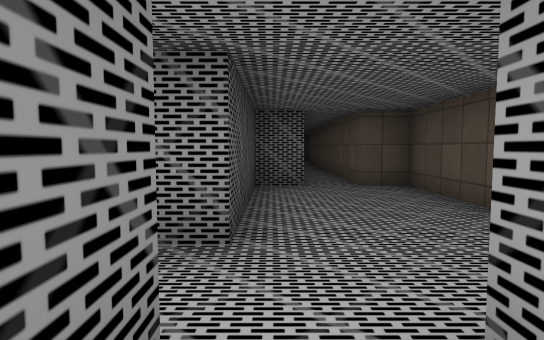
view 1 (above)

24 first-person views from a walk through a scene from a Unity 3-D project. The camera is 1.4 m above the floor, tilts 4° down and sees 80° across. The floor is counted in squares, 2 m on a side. Each view is taken from the middle of a square. On the plan, view 1 faces up. The plan holds only what a view shows up to about 10 squares ahead; the rest is blank. The player character is not drawn. Some animated figures are not drawn. Some surface patterns are stand-ins.

view 2
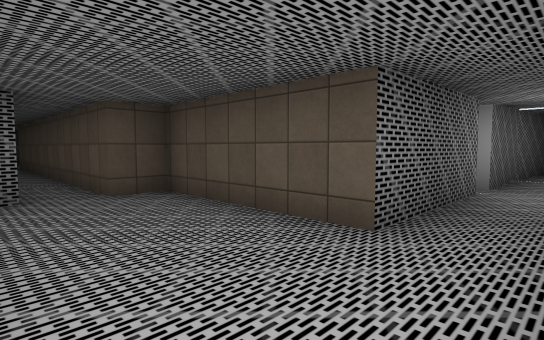

view 3
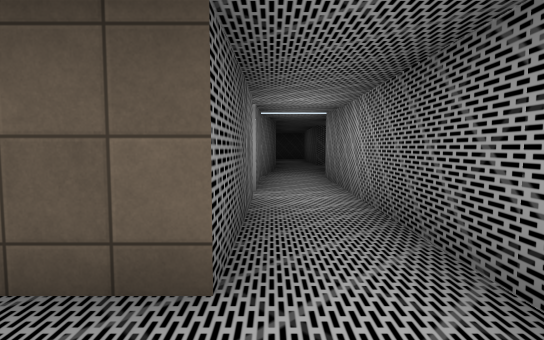

view 4
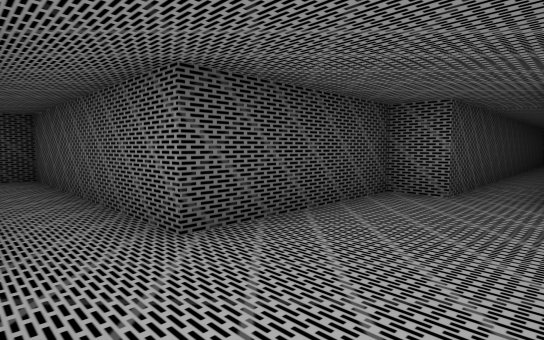

view 5
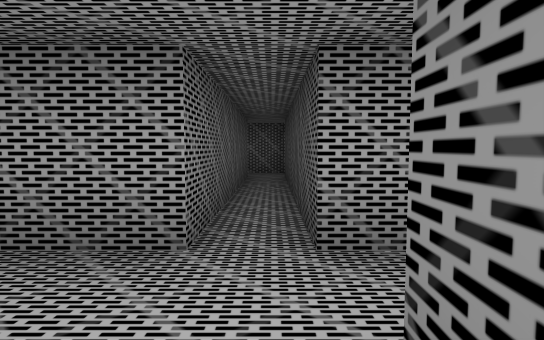

view 6
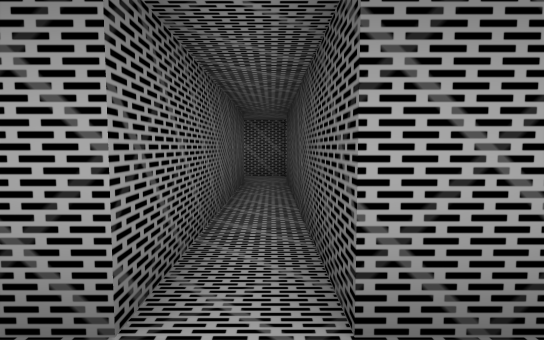

view 7
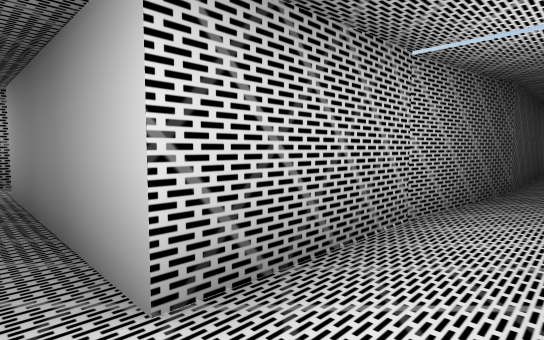

view 8
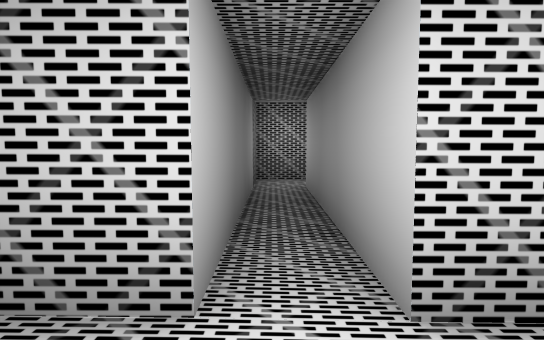

view 9
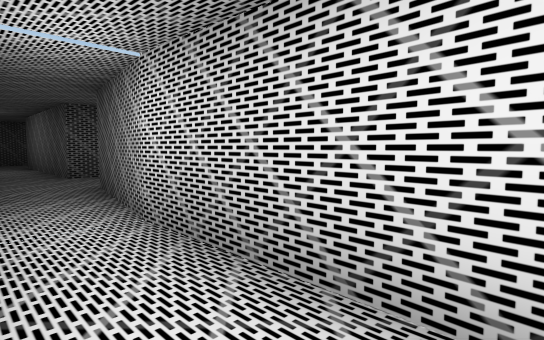

view 10
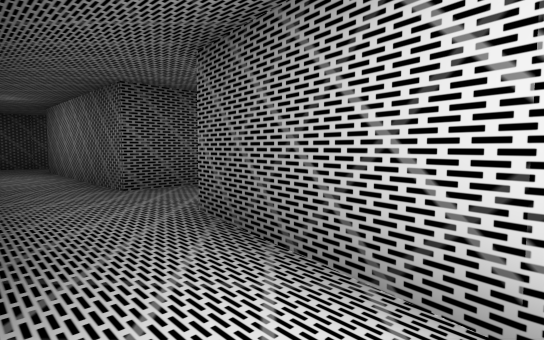

view 11
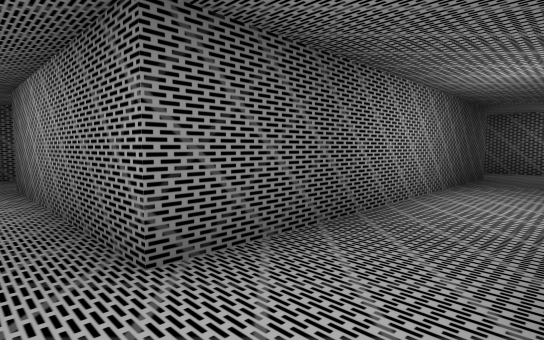

view 12
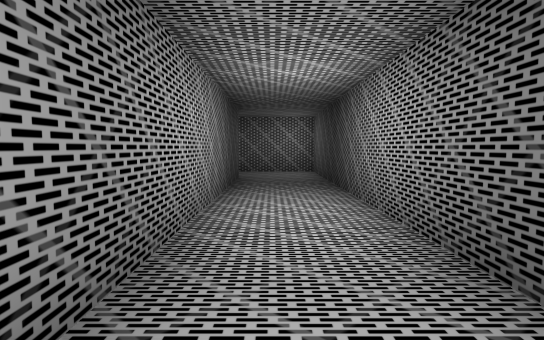

view 13
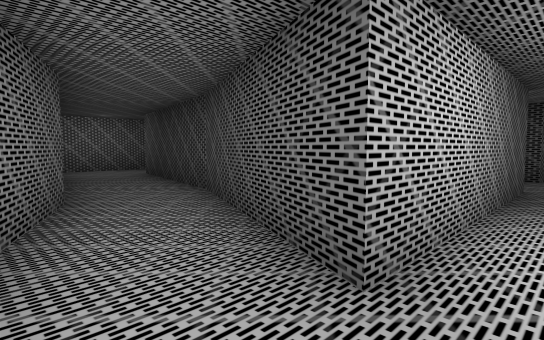

view 14
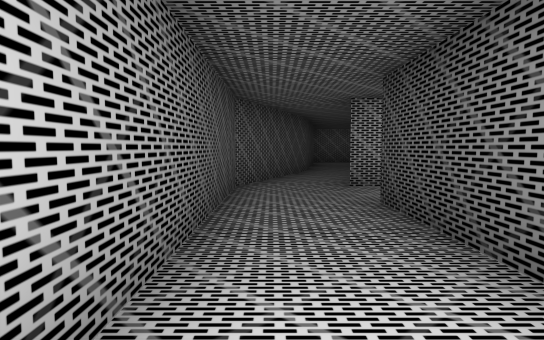

view 15
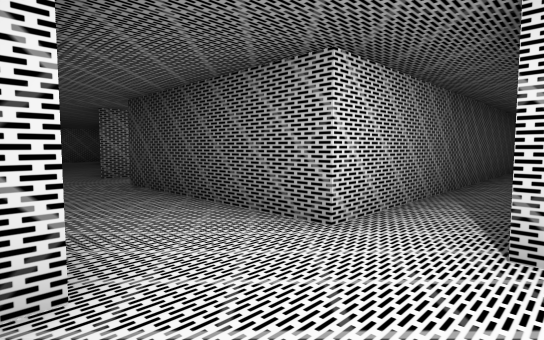

view 16
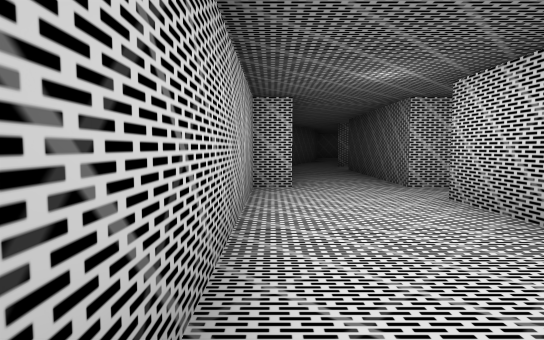

view 17
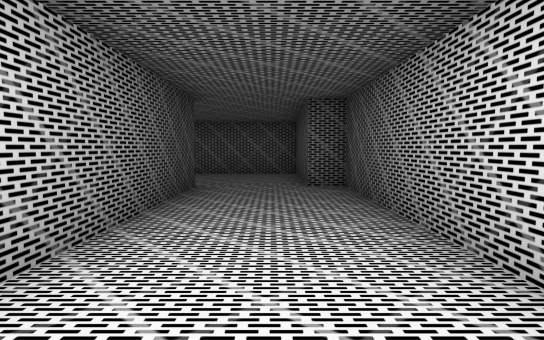

view 18
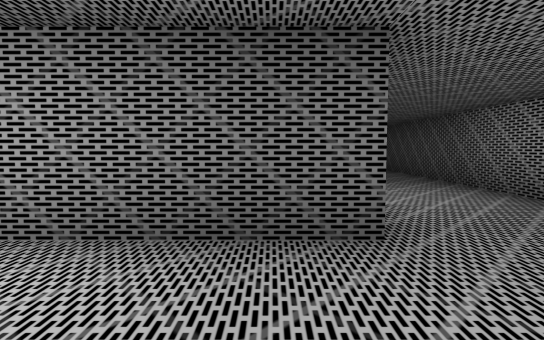

view 19
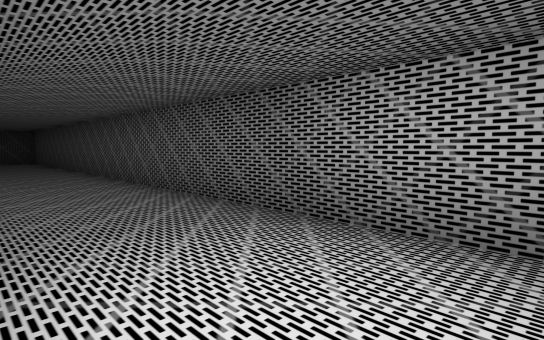

view 20
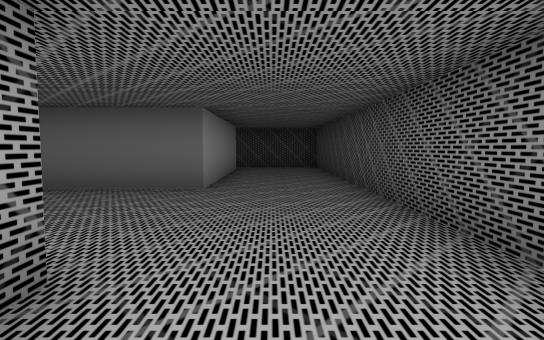

view 21
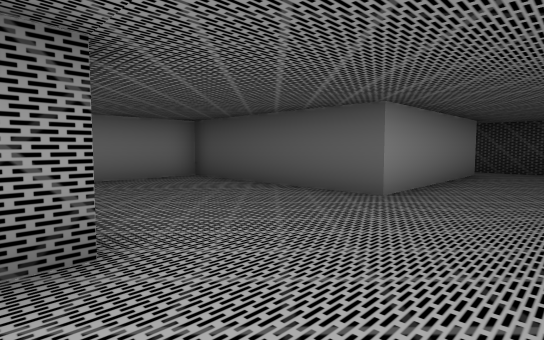

view 22
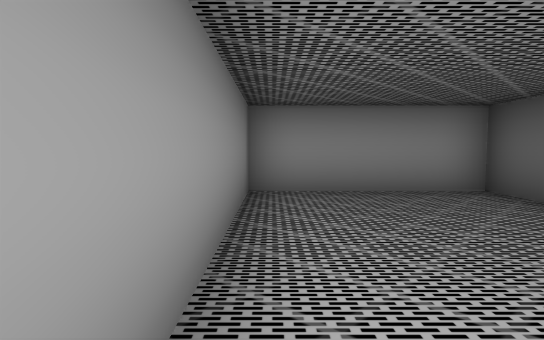

view 23
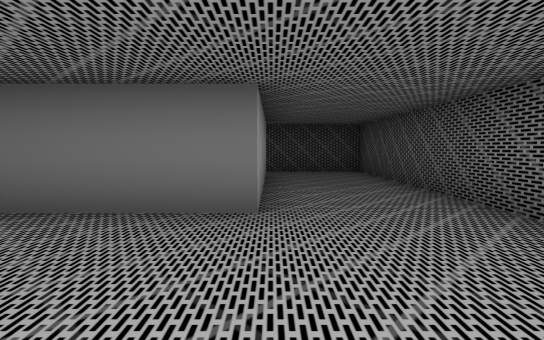

view 24
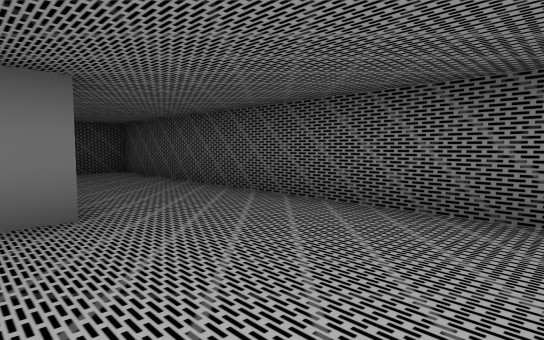

### Floor plan
Points are (right, up) in squares from view 1. A wall is a line through its corners. A room is listed if a view was taken in it or the views show most of it. See-through windows are left out.
Room 1 (view 1)
walls: (0.6, -4.6) (0.6, 0.8); (-0.4, -5.9) (0.8, -5.9); (-0.3, 0.8) (-0.3, -4.6)
ways out: opening at (0, 0) to room 2
Room 2 (views 2, 3, 4, 5, 6, 7, 8, 9, 10)
walls: (0.6, 0.8) (6.6, 0.8); (-1, 0.8) (-0.3, 0.8); (6.5, 0.7) (9.3, 0.6); (6.8, 7.7) (5.7, 7.7) (5.7, 2.3) (2.5, 2.3) (2.5, 5.9) (1.6, 5.9) (1.6, 13.8); (9.2, 2.3) (6.6, 2.3) (6.6, 6.4); (9.1, 0.7) (10.3, 0.5); (10.6, 2.1) (9.1, 2.3); (0.6, 13.6) (0.6, 5.9) (-0.3, 5.9) (-0.3, 2.3) (-6.2, 2.3) (-6.2, 1.9)
ways out: opening at (0, 0) to room 1; opening at (11, 1) to room 3; opening at (1, 13) to room 4; opening at (6, 7) to room 4
Room 3 (views 11, 12)
walls: (13.8, -7.6) (13.8, 0.2); (17, -3.5) (16.2, -7.6); (16.1, -9.4) (17.9, -9.4); (10.3, 0.5) (11.8, 0.2) (11.8, -9.4) (14.2, -9.4); (13.5, 1.9) (11.8, 1.9) (10.6, 2.1)
ways out: opening at (11, 1) to room 2; opening at (13, 1) to room 4; opening at (18, -4) to room 5
Room 4 (views 13, 14, 15, 16, 17, 18, 19, 20, 21, 22, 23, 24)
walls: (18.6, 13.9) (18.6, 7.6); (5, 13.8) (6.6, 13.8) (6.6, 8.8) (10.4, 8.8) (10.4, 13.8) (10.9, 13.8); (9.6, 6.4) (18.6, 6.4) (18.6, 1.8); (20.6, 6.4) (21.3, 6.4) (21.3, 13.8) (20.6, 13.8) (20.6, 16.6) (0.6, 16.6) (0.6, 13.6); (1.6, 13.8) (3.1, 13.8); (16, 1.9) (13.5, 1.9); (13.8, 0.2) (18.6, 0.2); (20.1, -0.9) (20.6, 0.2) (20.6, 5.4)
ways out: opening at (1, 13) to room 2; opening at (6, 7) to room 2; opening at (13, 1) to room 3; opening at (19, -1) to room 5
Room 5 (no view inside)
walls: (19, -3.6) (20.1, -0.9); (18.6, 0.2) (17, -3.6)
ways out: opening at (18, -4) to room 3; opening at (19, -1) to room 4

Where each view was taken, in squares from view 1:
view 1: 0 up, 0 right, facing up
view 2: 1 up, 0 right, facing up-right
view 3: 2 up, 1 right, facing right
view 4: 1 up, 2 right, facing up-left
view 5: 3 up, 0 right, facing down
view 6: 2 up, 0 right, facing down
view 7: 1 up, 6 right, facing up-right
view 8: 1 up, 6 right, facing up
view 9: 2 up, 6 right, facing down-right
view 10: 2 up, 9 right, facing down-right
view 11: 1 up, 12 right, facing down-right
view 12: 0 up, 13 right, facing down
view 13: 1 up, 20 right, facing down-left
view 14: 6 up, 20 right, facing down
view 15: 8 up, 21 right, facing down-left
view 16: 12 up, 21 right, facing down
view 17: 8 up, 20 right, facing up
view 18: 13 up, 21 right, facing left
view 19: 14 up, 17 right, facing up-left
view 20: 15 up, 12 right, facing left
view 21: 16 up, 11 right, facing down-left
view 22: 14 up, 10 right, facing down
view 23: 14 up, 10 right, facing left
view 24: 13 up, 10 right, facing up-left
